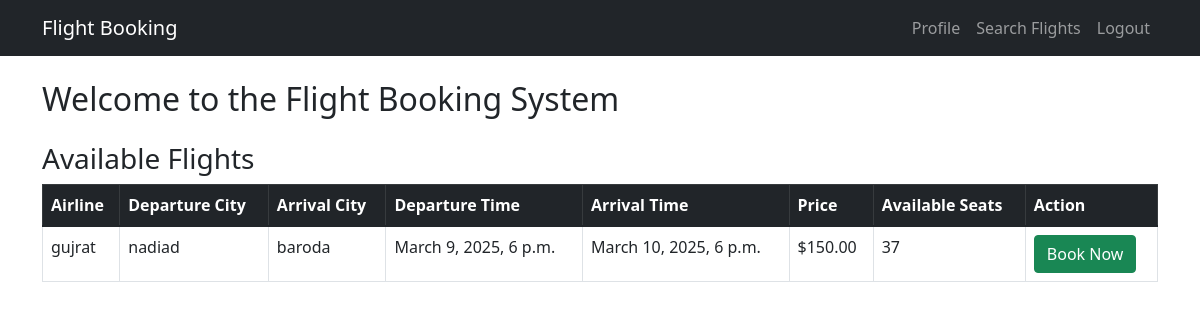
The page / (signed in) on the database its author committed.
### flight_booking/models.py (models this page shows, shortened)
class Flight(models.Model):
    airline = models.CharField(max_length=100)
    departure_city = models.CharField(max_length=100)
    arrival_city = models.CharField(max_length=100)
    departure_time = models.DateTimeField()
    arrival_time = models.DateTimeField()
    price = models.DecimalField(max_digits=10, decimal_places=2)
    total_seats = models.IntegerField(default=50)
    available_seats = models.IntegerField(default=0)

### flight_booking/views.py (the view)
# urls.py: path('', views.index, name='home'),
def index(request):
    flights = None  # No flights shown for logged-out users
    if request.user.is_authenticated:
        flights = Flight.objects.all().order_by('departure_time')
    return render(request, 'index.html', {'flights': flights})

### templates/index.html
{% extends 'base.html' %}
{% block content %}
<h2 class="mb-4">Welcome to the Flight Booking System</h2>
{% if user.is_authenticated %}
    <h3>Available Flights</h3>
    <table class="table table-bordered">
        <thead class="table-dark">
            <tr>
                <th>Airline</th>
                <th>Departure City</th>
                <th>Arrival City</th>
                <th>Departure Time</th>
                <th>Arrival Time</th>
                <th>Price</th>
                <th>Available Seats</th>
                <th>Action</th>
            </tr>
        </thead>
        <tbody>
            {% for flight in flights %}
            <tr>
                <td>{{ flight.airline }}</td>
                <td>{{ flight.departure_city }}</td>
                <td>{{ flight.arrival_city }}</td>
                <td>{{ flight.departure_time }}</td>
                <td>{{ flight.arrival_time }}</td>
                <td>${{ flight.price }}</td>
                <td>{{ flight.available_seats }}</td>
                <td>
                    <a href="{% url 'flight_booking:create_booking' flight.id %}" class="btn btn-success">Book Now</a>
                </td>
            </tr>
            {% empty %}
            <tr>
                <td colspan="8" class="text-center">No available flights</td>
            </tr>
            {% endfor %}
        </tbody>
    </table>
{% else %}
    <p>Please login or sign up for further process.</p>
{% endif %}
{% endblock %}

### rows shown on the page
Flight: airline "gujrat", departure_city "nadiad", arrival_city "baroda", departure_time "March 9, 2025, 6 p.m.", arrival_time "March 10, 2025, 6 p.m.", price "150.00", available_seats "37"
